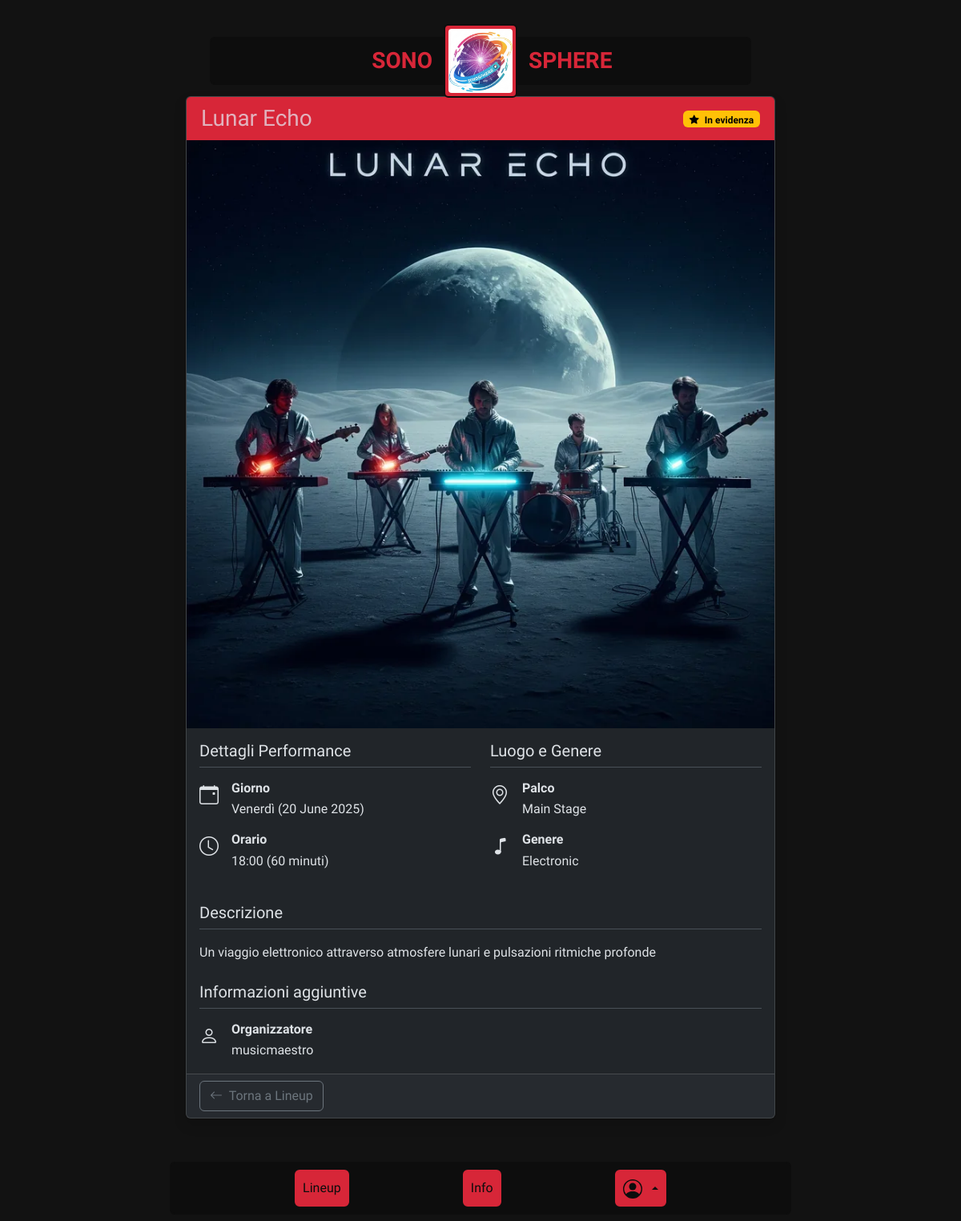
The page /performances/1?from=main.lineup&source_name=Lineup on the database its author committed.
### tables this page shows
CREATE TABLE "performances" (
        "id" INTEGER NOT NULL UNIQUE,
        "artist_name" TEXT NOT NULL,
        "start_time" TEXT NOT NULL,
        "duration" INTEGER NOT NULL,
        "description" TEXT,
        "image_path" TEXT,
        "day_id" INTEGER NOT NULL,
        "stage_id" INTEGER NOT NULL,
        "genre_id" INTEGER NOT NULL,
        "organizer_id" INTEGER NOT NULL,
        "is_published" INTEGER NOT NULL DEFAULT 0,
        "created_at" TEXT DEFAULT CURRENT_TIMESTAMP,
        "updated_at" TEXT DEFAULT CURRENT_TIMESTAMP,
        "is_featured" INTEGER DEFAULT 0,
        PRIMARY KEY("id" AUTOINCREMENT),
        FOREIGN KEY("day_id") REFERENCES "event_days"("id"),
        FOREIGN KEY("stage_id") REFERENCES "stages"("id"),
        FOREIGN KEY("genre_id") REFERENCES "genres"("id"),
        FOREIGN KEY("organizer_id") REFERENCES "users"("id")
    );

CREATE TABLE "event_days" (
        "id" INTEGER NOT NULL UNIQUE,
        "name" TEXT NOT NULL,
        "date" TEXT NOT NULL,
        "current_attendees" INTEGER NOT NULL DEFAULT 0,
        "max_attendees" INTEGER NOT NULL DEFAULT 200,
        "start_time" TEXT NOT NULL,
        "end_time" TEXT NOT NULL,
        PRIMARY KEY("id" AUTOINCREMENT)
    );

CREATE TABLE "stages" (
        "id" INTEGER NOT NULL UNIQUE,
        "name" TEXT NOT NULL UNIQUE,
        "description" TEXT NOT NULL,
        "image" TEXT NOT NULL,
        PRIMARY KEY("id" AUTOINCREMENT)
    );

CREATE TABLE "genres" (
        "id" INTEGER NOT NULL UNIQUE,
        "name" TEXT NOT NULL UNIQUE,
        PRIMARY KEY("id" AUTOINCREMENT)
    );

CREATE TABLE "users" (
        "id" INTEGER NOT NULL UNIQUE,
        "username" TEXT NOT NULL UNIQUE,
        "name" TEXT NOT NULL,
        "surname" TEXT NOT NULL,
        "email" TEXT NOT NULL UNIQUE,
        "password" TEXT NOT NULL,
        "role" INTEGER NOT NULL,
        "pfp" TEXT,
        PRIMARY KEY("id" AUTOINCREMENT)
    );

### blueprints/performances/routes.py (the view, shortened to what this page needs)
@performances_bp.route("/<int:id>")
def detail(id: int):
    source = request.args.get("from", "main.lineup")
    source_name = request.args.get("source_name", "Lineup")
    performance = performances_dao.get_performance_by_id(id)
    if not performance:
        flash("Performance non trovata.", "danger")
        return redirect(url_for("main.lineup"))
    stage = stages_dao.get_stage_by_id(performance["stage_id"])
    performance["stage_name"] = stage["name"] if stage else "Sconosciuto"
    day = event_days_dao.get_day_by_id(performance["day_id"])
    performance["day_name"] = day["name"] if day else "Sconosciuto"
    performance["day_date"] = day["date"] if day else None
    genre = genres_dao.get_genre_by_id(performance["genre_id"])
    performance["genre_name"] = genre["name"] if genre else "Sconosciuto"
    organizer = users_dao.get_user_by_id(performance["organizer_id"])
    performance["organizer_name"] = (
        organizer["username"] if organizer else "Sconosciuto"
    )
    return render_template(
        "performance-detail.html",
        performance=performance,
        source=source,
        source_name=source_name,
    )

### app.py (called while the page is built)
@app.template_filter("strfdate")
def _filter_date(date, fmt=None):
    if isinstance(date, str):
        date = datetime.strptime(date, "%Y-%m-%d")
    return date.strftime(fmt or "%d %B %Y")

### utils/event_days_dao.py (called while the page is built)
def get_day_by_id(day_id: int) -> Optional[Dict[str, Any]]:
    query = "SELECT * FROM event_days WHERE id = ?"
    conn = sqlite3.connect(ROOT_PATH + DB_PATH)
    cursor = conn.cursor()
    cursor.execute(query, (day_id,))
    day = cursor.fetchone()
    cursor.close()
    conn.close()
    if day:
        return {
            "id": day[0],
            "name": day[1],
            "date": day[2],
            "current_attendees": day[3],
            "max_attendees": day[4],
            "start_time": day[5],
            "end_time": day[6],
        }
    return None

### utils/genres_dao.py (called while the page is built)
def get_genre_by_id(genre_id: int) -> Optional[Dict[str, Any]]:
    query = "SELECT * FROM genres WHERE id = ?"
    conn = sqlite3.connect(ROOT_PATH + DB_PATH)
    cursor = conn.cursor()
    cursor.execute(query, (genre_id,))
    genre = cursor.fetchone()
    cursor.close()
    conn.close()
    if genre:
        return {"id": genre[0], "name": genre[1]}
    return None

### utils/performances_dao.py (called while the page is built)
def get_performance_by_id(performance_id: int) -> Optional[Dict[str, Any]]:
    query = "SELECT * FROM performances WHERE id = ?"
    conn = sqlite3.connect(ROOT_PATH + DB_PATH)
    cursor = conn.cursor()
    cursor.execute(query, (performance_id,))
    p = cursor.fetchone()
    cursor.close()
    conn.close()
    if p:
        return {
            "id": p[0],
            "artist_name": p[1],
            "start_time": p[2],
            "duration": p[3],
            "description": p[4],
            "image_path": p[5],
            "day_id": p[6],
            "stage_id": p[7],
            "genre_id": p[8],
            "organizer_id": p[9],
            "is_published": p[10],
            "created_at": p[11],
            "updated_at": p[12],
            "is_featured": p[13],
        }
    return None

### utils/stages_dao.py (called while the page is built)
def get_stage_by_id(stage_id: int) -> Optional[Dict[str, Union[int, str]]]:
    query = "SELECT * FROM stages WHERE id = ?"
    conn = sqlite3.connect(ROOT_PATH + DB_PATH)
    cursor = conn.cursor()
    cursor.execute(query, (stage_id,))
    stage = cursor.fetchone()
    cursor.close()
    conn.close()
    if stage:
        return {
            "id": stage[0],
            "name": stage[1],
            "description": stage[2],
            "image": stage[3],
        }
    return None

### templates/performance-detail.html (shortened to what this page needs)
{% extends "base.html" %}
{% block content %}
<div class="container py-5">
    <div class="row justify-content-center">
        <div class="col-lg-8">
            <div class="card shadow">
                <div class="card-header red-bg cream-text d-flex justify-content-between align-items-center">
                    <h1 class="h3 mb-0">{{ performance.artist_name }}</h1>
                    <div>
                        {% if performance.is_featured %}
                        <span class="badge bg-warning text-black"><i class="bi bi-star-fill me-1"></i> In
                            evidenza</span>
                        {% endif %}
                    </div>
                </div>
                {% if performance.image_path %}
                <div class="text-center">
                    <img src="{{ url_for('static', filename=performance.image_path) }}"
                        alt="{{ performance.artist_name }}" class="img-fluid object-fit-contain">
                </div>
                {% endif %}
                <div class="card-body">
                    <div class="row mb-4">
                        <div class="col-md-6">
                            <h5 class="border-bottom pb-2 mb-3">Dettagli Performance</h5>
                            <div class="mb-3">
                                <div class="d-flex">
                                    <div class="flex-shrink-0 me-3">
                                        <i class="bi bi-calendar-event color fs-4"></i>
                                    </div>
                                    <div>
                                        <h6 class="fw-bold mb-1">Giorno</h6>
                                        <p class="mb-0">
                                            {{ performance.day_name }}
                                            {% if performance.day_date %}
                                            ({{ performance.day_date|strfdate('%d %B %Y') }})
                                            {% endif %}
                                        </p>
                                    </div>
                                </div>
                            </div>
                            <div class="mb-3">
                                <div class="d-flex">
                                    <div class="flex-shrink-0 me-3">
                                        <i class="bi bi-clock color fs-4"></i>
                                    </div>
                                    <div>
                                        <h6 class="fw-bold mb-1">Orario</h6>
                                        <p class="mb-0">{{ performance.start_time }} ({{ performance.duration }} minuti)
                                        </p>
                                    </div>
                                </div>
                            </div>
                        </div>
                        <div class="col-md-6">
                            <h5 class="border-bottom pb-2 mb-3">Luogo e Genere</h5>
                            <div class="mb-3">
                                <div class="d-flex">
                                    <div class="flex-shrink-0 me-3">
                                        <i class="bi bi-geo-alt color fs-4"></i>
                                    </div>
                                    <div>
                                        <h6 class="fw-bold mb-1">Palco</h6>
                                        <p class="mb-0">{{ performance.stage_name }}</p>
                                    </div>
                                </div>
                            </div>
                            <div class="mb-3">
                                <div class="d-flex">
                                    <div class="flex-shrink-0 me-3">
                                        <i class="bi bi-music-note color fs-4"></i>
                                    </div>
                                    <div>
                                        <h6 class="fw-bold mb-1">Genere</h6>
                                        <p class="mb-0">{{ performance.genre_name }}</p>
                                    </div>
                                </div>
                            </div>
                        </div>
                    </div>
                    <div class="mb-4">
                        <h5 class="border-bottom pb-2 mb-3">Descrizione</h5>
                        <p>{{ performance.description }}</p>
                    </div>
                    <div>
                        <h5 class="border-bottom pb-2 mb-3">Informazioni aggiuntive</h5>
                        <div class="d-flex">
                            <div class="flex-shrink-0 me-3">
                                <i class="bi bi-person color fs-4"></i>
                            </div>
                            <div>
                                <h6 class="fw-bold mb-1">Organizzatore</h6>
                                <p class="mb-0">{{ performance.organizer_name }}</p>
                            </div>
                        </div>
                    </div>
                </div>
                <div class="card-footer d-flex justify-content-between">
                    <a href="{{ url_for(source) }}" class="btn btn-outline-secondary">
                        <i class="bi bi-arrow-left me-1"></i> Torna a {{ source_name }}
                    </a>
                </div>
            </div>
        </div>
    </div>
</div>
{% endblock %}

### static/css/style.css (style rules this page uses)
:root { --black: #0d0d0d; --cream: #e1b2bd; --grey: #a9a9a9; --purple: #6c1eff; --red: #d72638; --white: #ffffff; }
body { color: var(--color-white); line-height: 1.6; font-family: "Orbitron", sans-serif; background-color: var(--color-black); }
.red-bg { border: 2px solid var(--red); background-color: var(--red); }
.cream-text { color: var(--cream); }
.card-body { scrollbar-color: var(--red); scrollbar-width: thin; }

### rows shown on the page
performances: artist_name "Lunar Echo", image_path (picture), start_time "18:00", description "Un viaggio elettronico attraverso atmosfere lunari e pulsazioni ritmiche profonde"
event_days: day_name "Venerdì", day_date|strfdate "20 June 2025"
stages: stage_name "Main Stage"
genres: genre_name "Electronic"
users: organizer_name "musicmaestro"

### other values the page prints
{{ performance.duration }} "60"
{{ source_name }} "Lineup"
